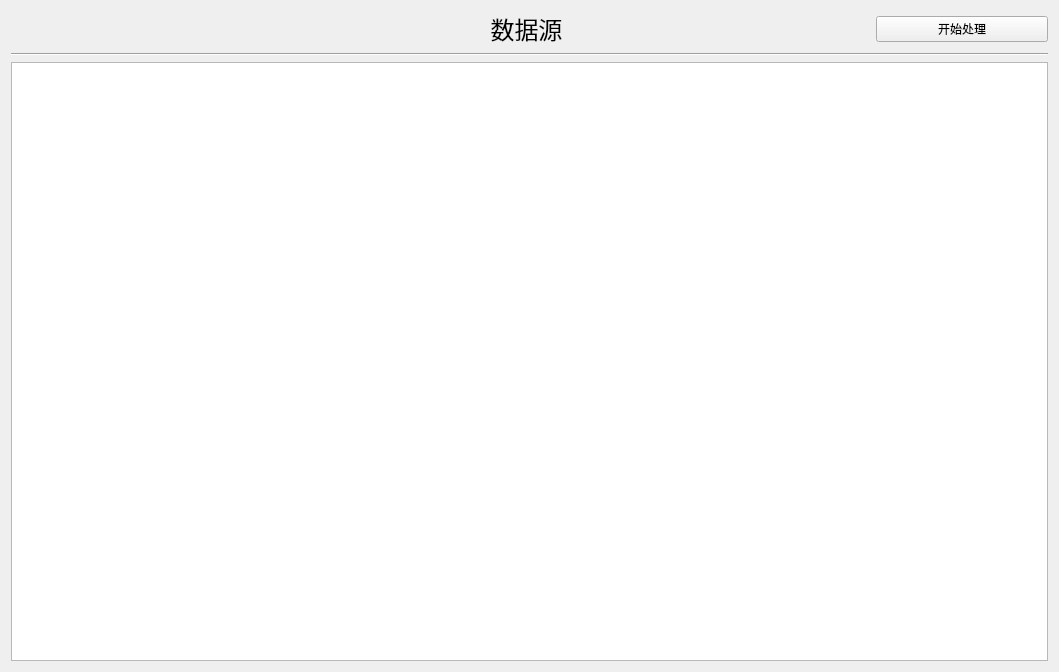
<?xml version="1.0" encoding="UTF-8"?>
<ui version="4.0">
 <class>Data_source</class>
 <widget class="QWidget" name="Data_source">
  <property name="geometry">
   <rect>
    <x>0</x>
    <y>0</y>
    <width>1059</width>
    <height>672</height>
   </rect>
  </property>
  <property name="windowTitle">
   <string>Form</string>
  </property>
  <property name="styleSheet">
   <string notr="true"/>
  </property>
  <layout class="QGridLayout" name="gridLayout">
   <item row="0" column="0">
    <layout class="QVBoxLayout" name="verticalLayout">
     <item>
      <layout class="QHBoxLayout" name="horizontalLayout" stretch="5,2,3,2">
       <item>
        <spacer name="horizontalSpacer_2">
         <property name="orientation">
          <enum>Qt::Horizontal</enum>
         </property>
         <property name="sizeHint" stdset="0">
          <size>
           <width>40</width>
           <height>20</height>
          </size>
         </property>
        </spacer>
       </item>
       <item>
        <widget class="QLabel" name="label">
         <property name="font">
          <font>
           <family>黑体</family>
           <pointsize>18</pointsize>
           <weight>50</weight>
           <italic>false</italic>
           <bold>false</bold>
          </font>
         </property>
         <property name="accessibleDescription">
          <string/>
         </property>
         <property name="styleSheet">
          <string notr="true">font: 22pt &quot;Agency FB&quot;;
font: 18pt &quot;黑体&quot;;
</string>
         </property>
         <property name="text">
          <string>数据源</string>
         </property>
         <property name="alignment">
          <set>Qt::AlignCenter</set>
         </property>
        </widget>
       </item>
       <item>
        <spacer name="horizontalSpacer">
         <property name="orientation">
          <enum>Qt::Horizontal</enum>
         </property>
         <property name="sizeHint" stdset="0">
          <size>
           <width>40</width>
           <height>20</height>
          </size>
         </property>
        </spacer>
       </item>
       <item>
        <widget class="QPushButton" name="Button">
         <property name="accessibleDescription">
          <string>background-color: rgba(255, 255, 255, 0)</string>
         </property>
         <property name="text">
          <string>开始处理</string>
         </property>
        </widget>
       </item>
      </layout>
     </item>
     <item>
      <widget class="Line" name="line_2">
       <property name="orientation">
        <enum>Qt::Horizontal</enum>
       </property>
      </widget>
     </item>
     <item>
      <widget class="QTextEdit" name="textEdit">
       <property name="font">
        <font>
         <pointsize>10</pointsize>
        </font>
       </property>
      </widget>
     </item>
    </layout>
   </item>
  </layout>
 </widget>
 <resources/>
 <connections/>
</ui>
